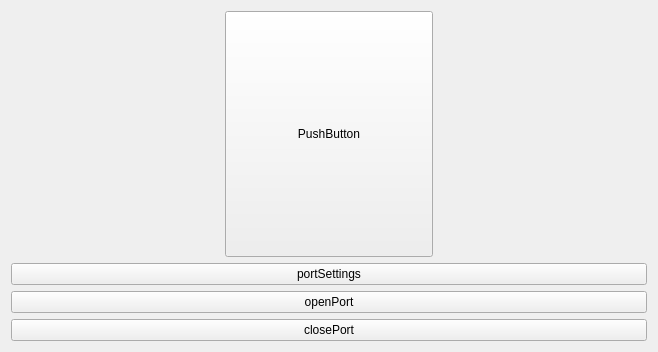
<?xml version="1.0" encoding="UTF-8"?>
<ui version="4.0">
 <class>MainBoardWidget</class>
 <widget class="QWidget" name="MainBoardWidget">
  <property name="geometry">
   <rect>
    <x>0</x>
    <y>0</y>
    <width>658</width>
    <height>352</height>
   </rect>
  </property>
  <property name="windowTitle">
   <string>Form</string>
  </property>
  <layout class="QGridLayout" name="gridLayout">
   <item row="1" column="0">
    <layout class="QVBoxLayout" name="lt_dbgControls">
     <item>
      <widget class="QPushButton" name="btn_Settings">
       <property name="text">
        <string>portSettings</string>
       </property>
      </widget>
     </item>
     <item>
      <widget class="QPushButton" name="btn_OpenPort">
       <property name="text">
        <string>openPort</string>
       </property>
      </widget>
     </item>
     <item>
      <widget class="QPushButton" name="btn_ClosePort">
       <property name="text">
        <string>closePort</string>
       </property>
      </widget>
     </item>
    </layout>
   </item>
   <item row="0" column="0">
    <layout class="QHBoxLayout" name="horizontalLayout">
     <item>
      <widget class="Console" name="logsMainProcessor" native="true"/>
     </item>
     <item>
      <widget class="QPushButton" name="btn_MainBoard">
       <property name="sizePolicy">
        <sizepolicy hsizetype="Minimum" vsizetype="Expanding">
         <horstretch>0</horstretch>
         <verstretch>0</verstretch>
        </sizepolicy>
       </property>
       <property name="text">
        <string>PushButton</string>
       </property>
      </widget>
     </item>
     <item>
      <widget class="Console" name="logsCryptoProcessor" native="true"/>
     </item>
    </layout>
   </item>
  </layout>
 </widget>
 <customwidgets>
  <customwidget>
   <class>Console</class>
   <extends>QWidget</extends>
   <header location="global">console.h</header>
   <container>1</container>
  </customwidget>
 </customwidgets>
 <resources/>
 <connections/>
</ui>
